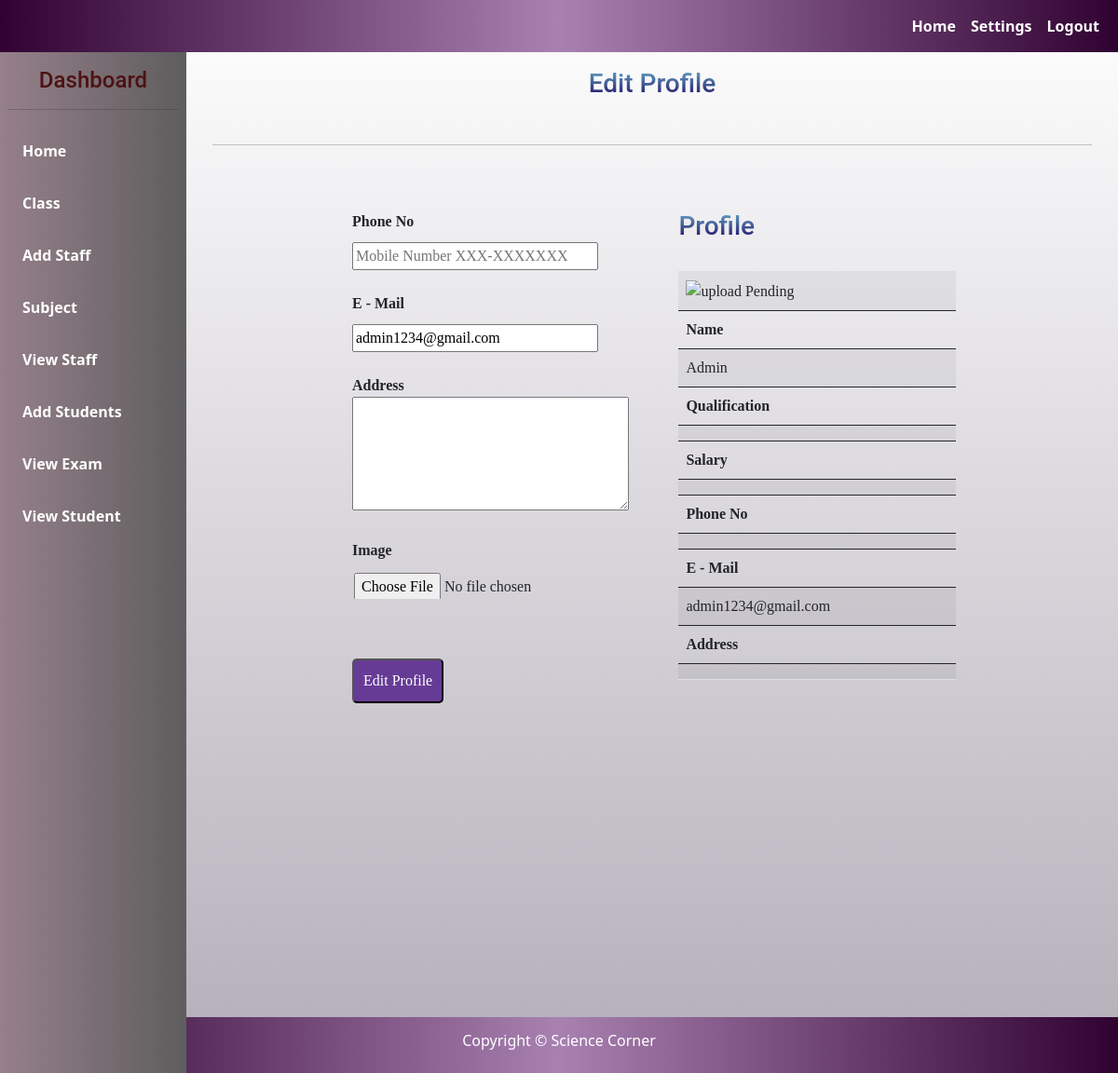
The app's page /teacher_home.php (signed in) with its own data.
### tables this page shows
CREATE TABLE `staff` (
  `TID` int(11) NOT NULL,
  `TNAME` varchar(150) NOT NULL,
  `TPASS` varchar(150) NOT NULL,
  `QUAL` varchar(150) NOT NULL,
  `SUBJECT` varchar(255) NOT NULL,
  `SAL` varchar(150) NOT NULL,
  `PNO` varchar(150) NOT NULL,
  `MAIL` varchar(150) NOT NULL,
  `PADDR` text NOT NULL,
  `IMG` varchar(150) NOT NULL,
  `isAdmin` tinyint(1) DEFAULT 0
);

### teacher_home.php (the view, shortened to what this page needs)
<?php
	include"database.php";
?>
<!DOCTYPE html>
<html>
	<head>
	<link rel="stylesheet" type="text/css" href="css/style.css?v=<?php echo time(); ?>">
	<link href="https://cdn.jsdelivr.net/npm/bootstrap@5.0.2/dist/css/bootstrap.min.css" rel="stylesheet">
	</head>
	<body>
		<?php include"navbar.php";?><br>
		<div class="sidebar  px-2 py-5">
			<?php include"sidebar.php";?><br>
		</div>
		<div class="container-fluid mt-5">
			<div id="section">
				<?php
					$update_id = $_SESSION["TID"];
					$select_users = mysqli_query($db, "SELECT * FROM staff WHERE TID = '$update_id' ") or die('query failed');
					if(mysqli_num_rows($select_users) > 0){
						while($fetch_users = mysqli_fetch_assoc($select_users)){
				?>
					<h3 class="text">Edit Profile</h3><br><hr><br>
					<div class="content1 ">
						<div class="lbox1">
								<form  enctype="multipart/form-data" role="form"  method="post" action="<?php echo $_SERVER["PHP_SELF"];?>">
										<label>  Phone No</label><br>
										<input type="tel" name="pno" id="phoneno" tabindex="1" class="input" pattern="[0-9]{3}-[0-9]{7}" maxlength="11"  placeholder="Mobile Number XXX-XXXXXXX" value="<?php echo $fetch_users['PNO']; ?>">
										<br><br>
										<label>  E - Mail</label><br>
										<input type="email"  class="input" value="<?php echo $fetch_users['MAIL']; ?>" name="mail"><br><br>
										<label>  Address</label><br>
										<textarea rows="5" value="<?php echo $fetch_users['PADDR']; ?>" name="addr"></textarea><br><br>
										<label> Image</label><br>
										<input type="file"  class="input" value="<?php echo $fetch_users['IMG']; ?>"  name="img"><br><br>
									<button type="submit" class="btn1" name="submit">Edit Profile</button>
								</form>
						</div>
						<?php
									}
								}else{
									echo 'no profile!! </p>';
								}
							?>
						<div class="rbox1">
							<h3> Profile</h3><br>
							<?php
							$sql="SELECT * FROM staff WHERE TID={$_SESSION["TID"]}";
							$res=$db->query($sql);
							if($res->num_rows>0)
							{
								$row=$res->fetch_assoc();
							}
							?>
						<table  class='table table-striped mb-5'>
							<tbody>
									<tr>
										<td colspan="2"><img src="<?php echo $row["IMG"] ?>" height="100" width="100" alt="upload Pending"></td>
									</tr>
							</tbody>
							<thead>
								<tr>
									<th>Name </th>
								</tr>
							</thead>
							<tbody>
								<tr>
									<td><?php echo $row["TNAME"] ?> </td>
								</tr>
							</tbody>
							<thead>
								<tr>
									<th>Qualification </th>
								</tr>
							</thead>
							<tbody>
								<tr>
									<td><?php echo $row["QUAL"] ?>  </td>
								</tr>
							</tbody>
							<thead>
								<tr>
									<th>Salary </th>
								</tr>
							</thead>
							<tbody>
								<tr>
									<td><?php echo $row["SAL"] ?>  </td>
								</tr>
							</tbody>
							<thead>
								<tr>
									<th>Phone No </th>
								</tr>
							</thead>
							<tbody>
								<tr>
									<td><?php echo $row["PNO"] ?>  </td>
								</tr>
							</tbody>
							<thead>
								<tr>
									<th>E - Mail </th>
								</tr>
							</thead>
							<tbody>
								<tr>
									<td><?php echo $row["MAIL"] ?>  </td>
								</tr>
							</tbody>
							<thead>
								<tr>
									<th>Address</th>
								</tr>
							</thead>
							<tbody>
								<tr>
									<td> <?php echo $row["PADDR"] ?>  </td>
								</tr>
							</tbody>
						</table>
					</div>
				</div>
			</div>
		</div>
		<?php include"footer.php";?>
	</body>
</html>

### css/style.css (style rules this page uses)
* { padding:0px; margin:0px; }
hr { border: 2px solid rgb(131, 51, 13); border-radius: 5px; }
h1,h2,h3 { font-family:roboto; background: -webkit-linear-gradient(rgb(104, 174, 202), rgb(28, 4, 95)); -webkit-background-clip: text; -webkit-text-fill-color: transparent; }
.btn1 { border-radius:5px; padding:10px; background:#663b95; color:white; margin-top:40px; }
.input { height:30px; width:80%; padding:2px; margin-top:10px; }
label { font-weight:bold; }
.text { text-align:center; }
#section { margin-left: 200px; padding:1px 16px; height: 1000px; font-family:cambria; }
.sidebar { width: 200px; background-image: linear-gradient(to right, #96808a, rgb(94, 93, 94)); position: fixed; height: 100%; overflow: auto; }
.content1 { margin-top:30px; height:auto; width:70%; margin-left: 150px; }
tr,td,th { padding:20px; }
.table { border-collapse:collapse; }
table { border-collapse:collapse; }
.lbox1 { width:50%; margin-right:20px; float:left; }
.rbox1 { width:45%; float:left; }
.rbox1 table { width:100%; }
textarea { resize:none;width:90%;margin-top:20px; }

### teacher_home.php (style rules this page uses)
body { background-image: linear-gradient( rgba(255,255,255), rgba(179, 173, 184)); }

### records on screen
staff: mail "admin1234@gmail.com", TNAME "Admin", MAIL "admin1234@gmail.com"
